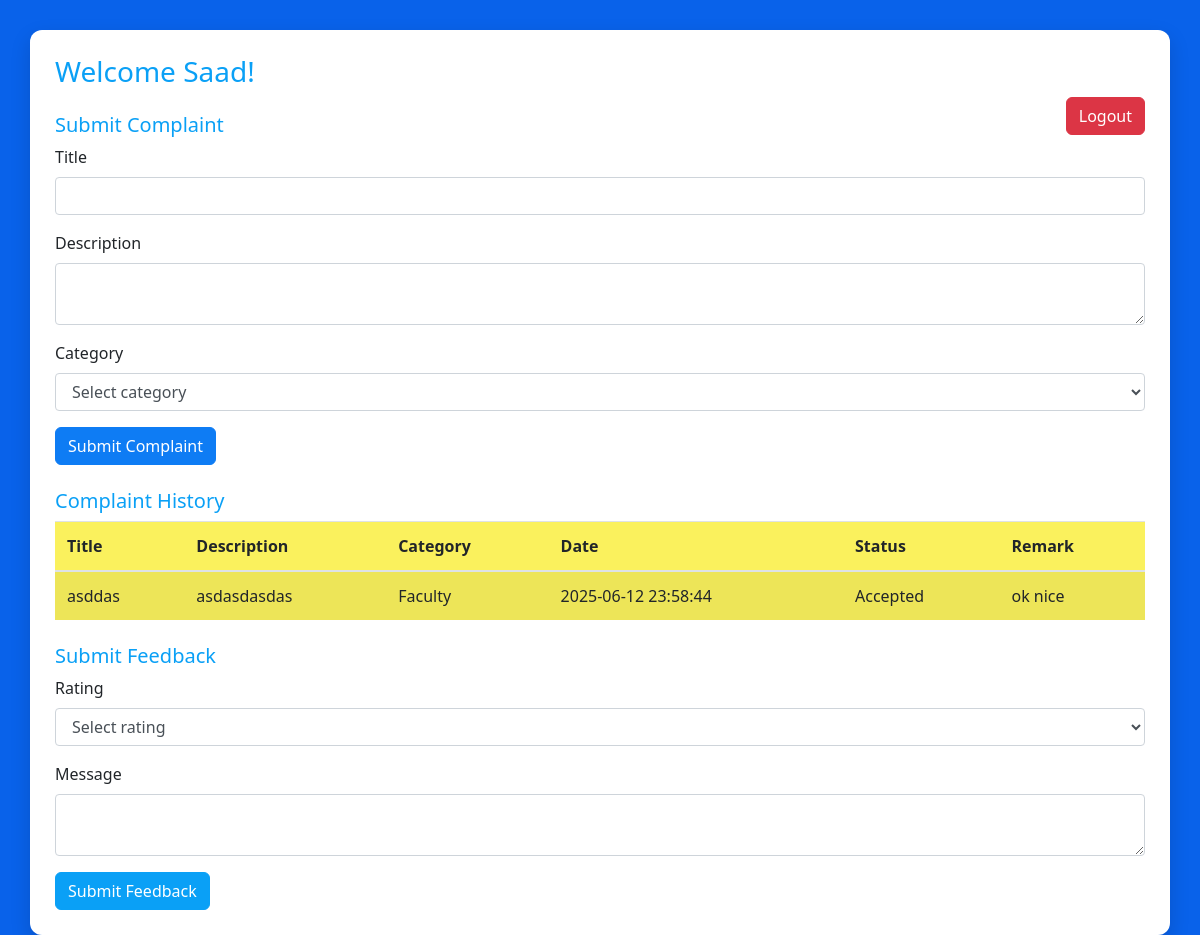
The page /student/dashboard (signed in) on the database its author committed.
### tables this page shows
CREATE TABLE complaints (
    id INTEGER PRIMARY KEY AUTOINCREMENT,
    student_id INTEGER NOT NULL,
    title TEXT NOT NULL,
    description TEXT NOT NULL,
    category TEXT CHECK(category IN ('Hostel','WiFi','Canteen','Faculty','Library','Classroom')) NOT NULL,
    date TEXT NOT NULL,
    status TEXT CHECK(status IN ('Pending','Accepted','Rejected')) NOT NULL DEFAULT 'Pending',
    remark TEXT,
    FOREIGN KEY (student_id) REFERENCES users(id)
);

### app.py (the view)
@app.route('/student/dashboard')
def student_dashboard():
    if 'user_id' not in session or session['role'] != 'student':
        return redirect(url_for('login'))
    conn = get_db_connection()
    complaints = conn.execute('SELECT * FROM complaints WHERE student_id = ?', (session['user_id'],)).fetchall()
    conn.close()
    return render_template('student_dashboard.html', complaints=complaints, name=session.get('name'))

### app.py (called while the page is built)
def get_db_connection():
    conn = sqlite3.connect('complaint_management.db')
    conn.row_factory = sqlite3.Row
    return conn

### templates/student_dashboard.html (shortened to what this page needs)
<!DOCTYPE html>
<html lang="en">
<head>
  <link href="https://cdn.jsdelivr.net/npm/bootstrap@4.6.1/dist/css/bootstrap.min.css" rel="stylesheet" />
</head>
<body>
  <div class="container">
    <h3>Welcome {{ name }}! </h3>
    <a href="{{ url_for('logout') }}" class="btn btn-danger float-right">Logout</a>
    <h5 class="mt-4">Submit Complaint</h5>
    <form method="post" action="{{ url_for('submit_complaint') }}">
      <div class="form-group">
        <label>Title</label>
        <input type="text" name="title" class="form-control" required>
      </div>
      <div class="form-group">
        <label>Description</label>
        <textarea name="description" class="form-control" required></textarea>
      </div>
      <div class="form-group">
        <label>Category</label>
        <select name="category" class="form-control" required>
          <option value="">Select category</option>
        </select>
      </div>
      <button type="submit" class="btn btn-primary">Submit Complaint</button>
    </form>
    <h5 class="mt-4">Complaint History</h5>
    <table class="table table-striped">
      <thead>
        <tr>
          <th>Title</th>
          <th>Description</th>
          <th>Category</th>
          <th>Date</th>
          <th>Status</th>
          <th>Remark</th>
        </tr>
      </thead>
      <tbody>
        {% for c in complaints %}
        <tr>
          <td>{{ c.title }}</td>
          <td>{{ c.description }}</td>
          <td>{{ c.category }}</td>
          <td>{{ c.date }}</td>
          <td>{{ c.status }}</td>
          <td>{{ c.remark or '' }}</td>
        </tr>
        {% endfor %}
      </tbody>
    </table>
    <h5 class="mt-4">Submit Feedback</h5>
    <form method="post" action="{{ url_for('submit_feedback') }}">
      <div class="form-group">
        <label>Rating</label>
        <select name="rating" class="form-control" required>
          <option value="">Select rating</option>
        </select>
      </div>
      <div class="form-group">
        <label>Message</label>
        <textarea name="message" class="form-control"></textarea>
      </div>
      <button type="submit" class="btn btn-success">Submit Feedback</button>
    </form>
  </div>
</body>
</html>

### templates/student_dashboard.html (style rules this page uses)
body { background: #0962ea; font-family: 'Segoe UI', sans-serif; }
.container { margin-top: 30px; background: #fff; padding: 25px; border-radius: 12px; box-shadow: 0 8px 20px rgba(0, 0, 0, 0.15); }
h3, h5 { color: #0aa0f6; }
.btn-primary { background-color: #0e7cf4; border-color: #0e7cf4; border-radius: 6px; }
.btn-success { background-color: #0aa0f6; border-color: #0aa0f6; border-radius: 6px; }
.btn-danger { border-radius: 6px; }
table { background: #faf15d; }

### rows shown on the page
complaints: title "asddas", description "asdasdasdas", category "Faculty", date "2025-06-12 23:58:44", status "Accepted", remark "ok nice"

### other values the page prints
{{ name }} "Saad"
